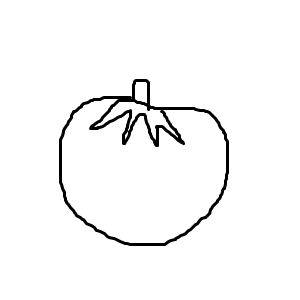
#> input picture auto_painting/tomato.png, 300 x 300 px
$ python test.py
#> lines starting #> are read from the running program, lines starting #| are printed output that depends on the picture
import cv2

class Cut_blank(object):
    def main(self):
        while True:
            command = input('$ file_name')
#> the answer given: tomato.png
            if command == 'exit':
                return
            self.cut_blank(command)

    def cut_blank(self, file_name):
#> called with file_name = 'tomato.png'
        origin = cv2.imread(file_name, 0)
#> origin is the input picture: shape (300, 300); min 0, max 255, mean 247.5
        if origin is None:
            print('Not found '+file_name)
            return

        height, width = origin.shape
#> height = 300; width = 300

        print(height, width)
#| 300 300

        img = origin[1:476, 1:663]
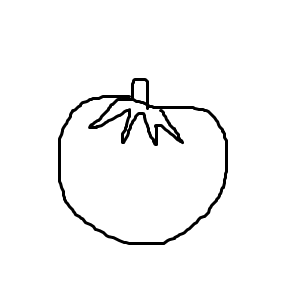
#> img: shape (299, 299); min 0, max 255, mean 247.5
        cv2.imshow('after', img)
        cv2.imwrite('./multi_img_data/result/result.png', img)
        cv2.waitKey(0)


if __name__== '__main__':
    c = Cut_blank()
#> (the run stopped early here; a loop or call above may not have finished)
